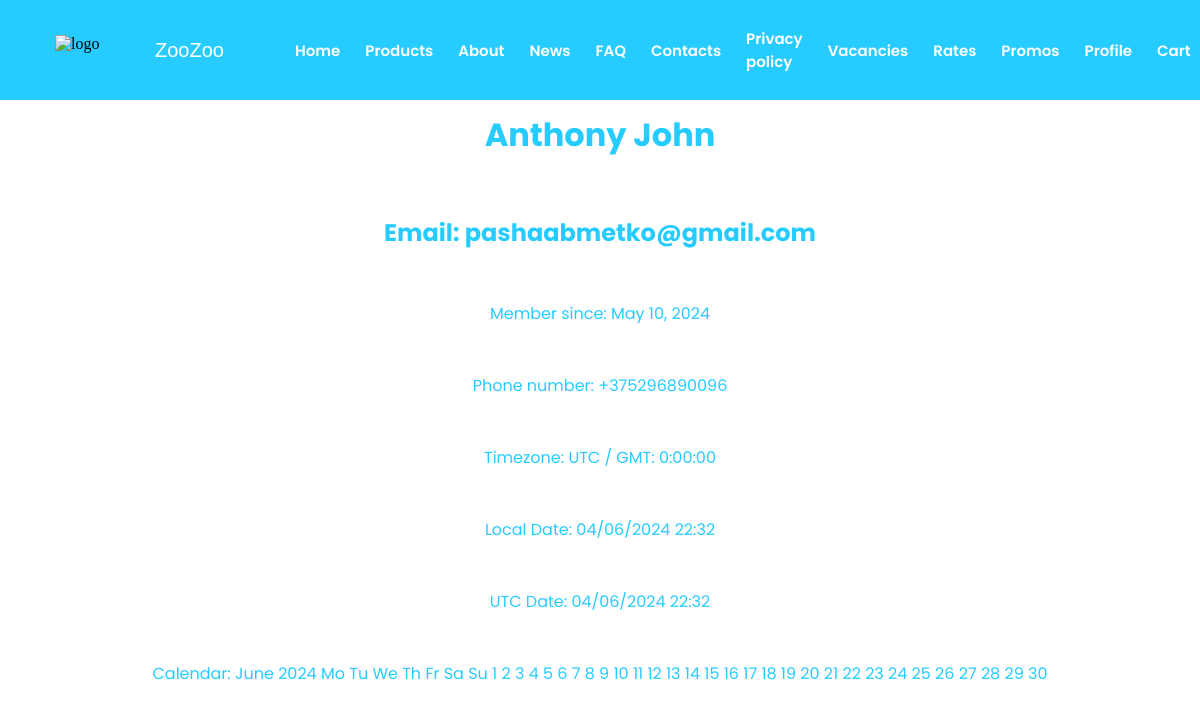
/profile/ (signed in), run on the app's committed database.
### app/models_app/employeeModel.py (models this page shows, shortened)
class UserEmployee(BasicModel):
    name = models.CharField(max_length=100, help_text='Name and surname')
    phone = models.CharField(max_length=13, unique=True, help_text='Phone number')
    email = models.EmailField(max_length=50, unique=True, help_text='Email address')
    password = models.CharField(max_length=1500, help_text='password')
    isAdmin = models.BooleanField(help_text='is admin')
    class Meta:
        ordering = ['name']
        db_table = 'employees_accounts'

### app/views/profileView.py (the view)
# urls.py: path('profile/', profileView.ProfileView.as_view(), name='profile'),
class ProfileView(View):
    @staticmethod
    def get(request):
        role = request.session['role']
        if role is 'user':
            user = CustomerDbService.get_by_id(request.session['id'])
        elif role is not '':
            user = EmployeeDbService.get_by_id(request.session['id'])
        else:
            user = None
        date_utc = datetime.now(timezone.utc)
        date = date_utc.astimezone()
        time_zone = f'{str(date.tzinfo).split(" ")[0]} / GMT: {str(date.utcoffset())}'
        return render(request, 'profile.html',
                      {'role': request.session['role'],
                       'user': user,
                       'date_utc': date_utc.strftime('%d/%m/%Y %H:%M'),
                       'date': date.strftime('%d/%m/%Y %H:%M'),
                       'timezone': time_zone,
                       'calendar': month(date.year, date.month)})

### app/context/context_processor.py (called while the page is built)
def role(request):
    return {'role': request.session['role']}

### app/dbServices/employee_db_service.py (called while the page is built)
    @staticmethod
    def get_by_id(id: int):
        try:
            return UserEmployee.objects.all().filter(id=id).first()
        except:
            return None

### app/templates/profile.html
{% extends "basic.html" %}
{% load static %}
{% block styles %}
    <link rel="stylesheet" href={% static "styles/profile.css" %}>
{% endblock %}
{% block content %}
    <div class="profileContainer">
        <h1 style="color: #26ccff">{{ user.name }}</h1>
        <h2 style="color: #26ccff">Email: {{ user.email }}</h2>
        <p style="color: #26ccff">Member since: {{ user.createdAt.date }}</p>
        <p style="color: #26ccff">Phone number: {{ user.phone }}</p>
        <p style="color: #26ccff">Timezone: {{ timezone }}</p>
        <p style="color: #26ccff">Local Date: {{ date }}</p>
        <p style="color: #26ccff">UTC Date: {{ date_utc }}</p>
        <p style="color: #26ccff">Calendar: {{ calendar }}</p>
    </div>
{% endblock %}

### app/static/styles/profile.css (style rules this page uses)
.profileContainer { position: relative; display: flex; flex-direction: column; justify-content: flex-start; align-items: center; height: 80vh; width: 100%; color: #26ccff; gap: 15px; }

### data on the page
UserEmployee: name "Anthony John", email "pashaabmetko@gmail.com", createdAt "May 10, 2024", phone "+375296890096"

### other printed values
{{ timezone }} "UTC / GMT: 0:00:00"
{{ date }} "04/06/2024 22:32"
{{ date_utc }} "04/06/2024 22:32"
{{ calendar }} "June 2024 Mo Tu We Th Fr Sa Su 1 2 3 4 5 6 7 8 9 10 11 12 13 14 15 16 17 18 19 20 21 22 23 24 25 26 27 28 29 30"
